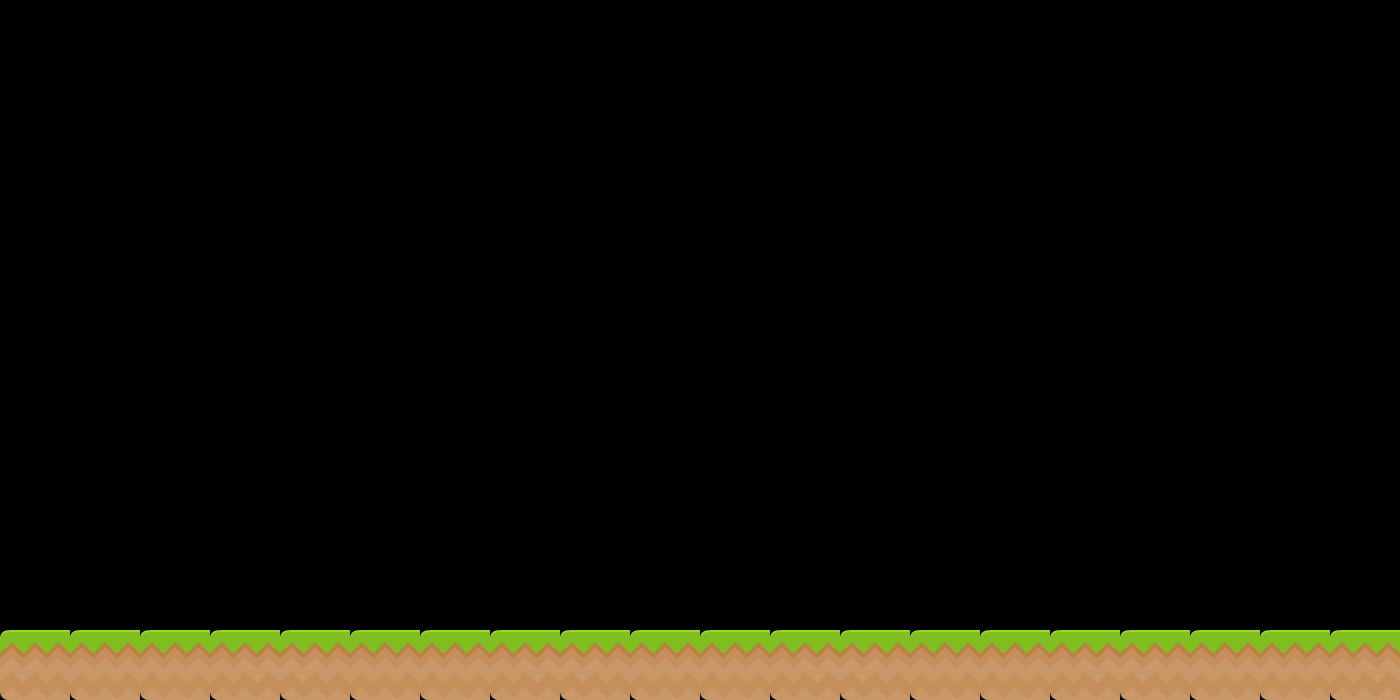

Tiled map render using the project's own tile images. Description and the map definition, with tile-layer contents summarised, below:
An orthogonal 20x10 tile map with 70x70 px tiles, 1 tile layer (Tile Layer 1).

<map version="1.0" orientation="orthogonal" renderorder="right-down" width="20" height="10" tilewidth="70" tileheight="70">
 <tileset firstgid="1" name="background-tiles" tilewidth="70" tileheight="70">
  <image source="../img/background-tiles.png" width="910" height="910" />
 </tileset>
 <layer name="Tile Layer 1" width="20" height="10">
  <data>[200 cells, 20 non-empty, 1 distinct tile ids]</data>
 </layer>
</map>
